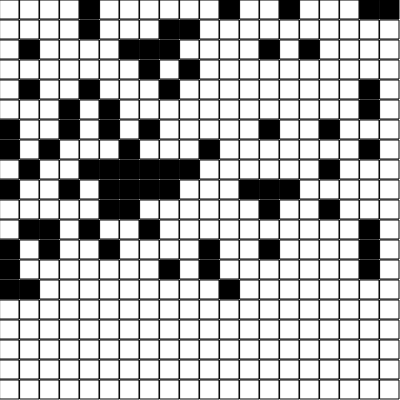
Frame 1 (no input)
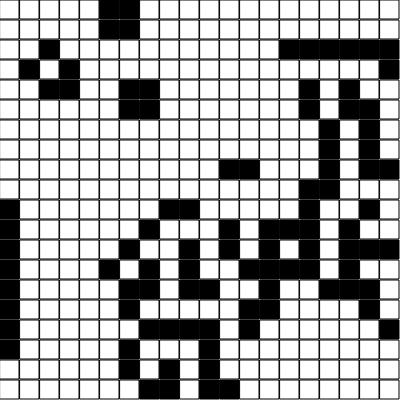
Frame 60 (no input)
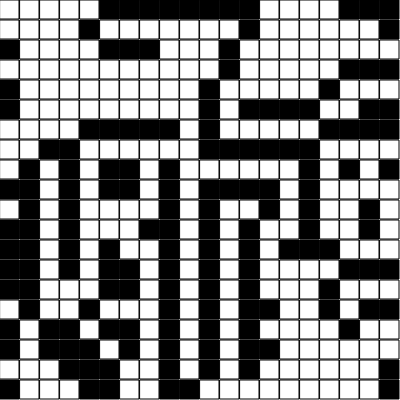
Frame 120 (the mouse pressed at the canvas centre since frame 60)

The p5.js sketch that drew these frames (run headless with seeded random() and noise() and a simulated clock; from frame 60 on, the mouse is pressed at the canvas centre):

// p5.js sketch
// ── sketch.js
'use strict';
let fieldWidth  = 400;
let fieldHeight = 400;
let boxSize     = 20;
let game        = false;

function setup() {
    game  = new gameOfLife(fieldWidth, fieldHeight, boxSize);

    // createCanvas must be the first statement
    createCanvas(fieldWidth, fieldHeight);  
    frameRate(20);
    background(255);

    game.create();
}


function draw() {
    game.play();
}
// ── gameoflife.js
class gameOfLife {

    constructor(width, height, boxSize) {

        this.width   = width;
        this.height  = height;
        this.cols    = floor(width/boxSize);
        this.rows    = floor(height/boxSize);
        this.boxSize = boxSize;        
        this.boxes   = [];
    }

    create() {

        let maxSpots             = (this.rows*this.cols);
        let onePercentOfMaxSpots = (maxSpots/100);
        let randomSpots          = int(random((onePercentOfMaxSpots*2), onePercentOfMaxSpots*25));

        stroke(0);
        fill(255);

        for (let r = 0; r <= this.rows-1; r++) {


            if (typeof this.boxes[r] === "undefined") {
                this.boxes[r] = [];
            }

            for (let c = 0; c <= this.cols-1; c++) {
                // console.info(c, 'row: '+r);
                if (randomSpots > 0 && int(random(0,4)) === 3) {
                    randomSpots--;
                    this.boxes[r][c] = true;
                } else {
                    this.boxes[r][c] = false;
                }
            }
        }
    }

    countNeighbors(r, c) {
        let totalNeighbors = 0;

        // Top Left
        if (typeof this.boxes[r-1] !== "undefined" && typeof this.boxes[r-1][c-1] !== "undefined" && this.boxes[r-1][c-1]) {
            ++totalNeighbors;
        }
        // Top Middle
        if (typeof this.boxes[r-1] !== "undefined" && typeof this.boxes[r-1][c] !== "undefined" && this.boxes[r-1][c]) {
            ++totalNeighbors;
        }
        // Top Right
        if (typeof this.boxes[r-1] !== "undefined" && typeof this.boxes[r-1][c+1] !== "undefined" && this.boxes[r-1][c+1]) {
            ++totalNeighbors;
        }

        // Middle Left
        if (typeof this.boxes[r] !== "undefined" && typeof this.boxes[r][c-1] !== "undefined" && this.boxes[r][c-1]) {
            ++totalNeighbors;
        }
        // Middle Right
        if (typeof this.boxes[r] !== "undefined" && typeof this.boxes[r][c+1] !== "undefined" && this.boxes[r][c+1]) {
            ++totalNeighbors;
        }

        // Bottom Left
        if (typeof this.boxes[r+1] !== "undefined" && typeof this.boxes[r+1][c-1] !== "undefined" && this.boxes[r+1][c-1]) {
            ++totalNeighbors;
        }
        // Bottom Middle
        if (typeof this.boxes[r+1] !== "undefined" && typeof this.boxes[r+1][c] !== "undefined" && this.boxes[r+1][c]) {
            ++totalNeighbors;
        }
        // Bottom Right
        if (typeof this.boxes[r+1] !== "undefined" && typeof this.boxes[r+1][c+1] !== "undefined" && this.boxes[r+1][c+1]) {
            ++totalNeighbors;
        }

        return totalNeighbors;
    }

    applyRules() {


        for (let r = 0; r <= this.boxes.length-1; r++) {

            for (let c = 0; c <= this.boxes[r].length-1; c++) {

                let totalNeighbors = this.countNeighbors(r, c);

                if (this.boxes[r][c] && [2,3].indexOf(totalNeighbors) !== -1) {
                    this.boxes[r][c] = true;
                } else if (this.boxes[r][c] && (totalNeighbors >= 4 || totalNeighbors < 2)) {
                    this.boxes[r][c] = false;
                } else if (!this.boxes[r][c] && totalNeighbors === 3) {
                    this.boxes[r][c] = true;
                } else {
                    this.boxes[r][c] = false;
                }
            }
        }
    }

    showPopulation() {

        stroke(0);
        fill(255);

        for (let r = 0; r <= this.boxes.length-1; r++) {

            for (let c = 0; c <= this.boxes[r].length-1; c++) {
                rect(c*this.boxSize, r*this.boxSize, this.boxSize-1, this.boxSize-1);
                if (this.boxes[r][c]) {
                    fill(0);
                } else {
                    fill(255);
                }
            }
        }
    }

    play() {

        clear();
        this.showPopulation();
        this.applyRules();
    }
}
